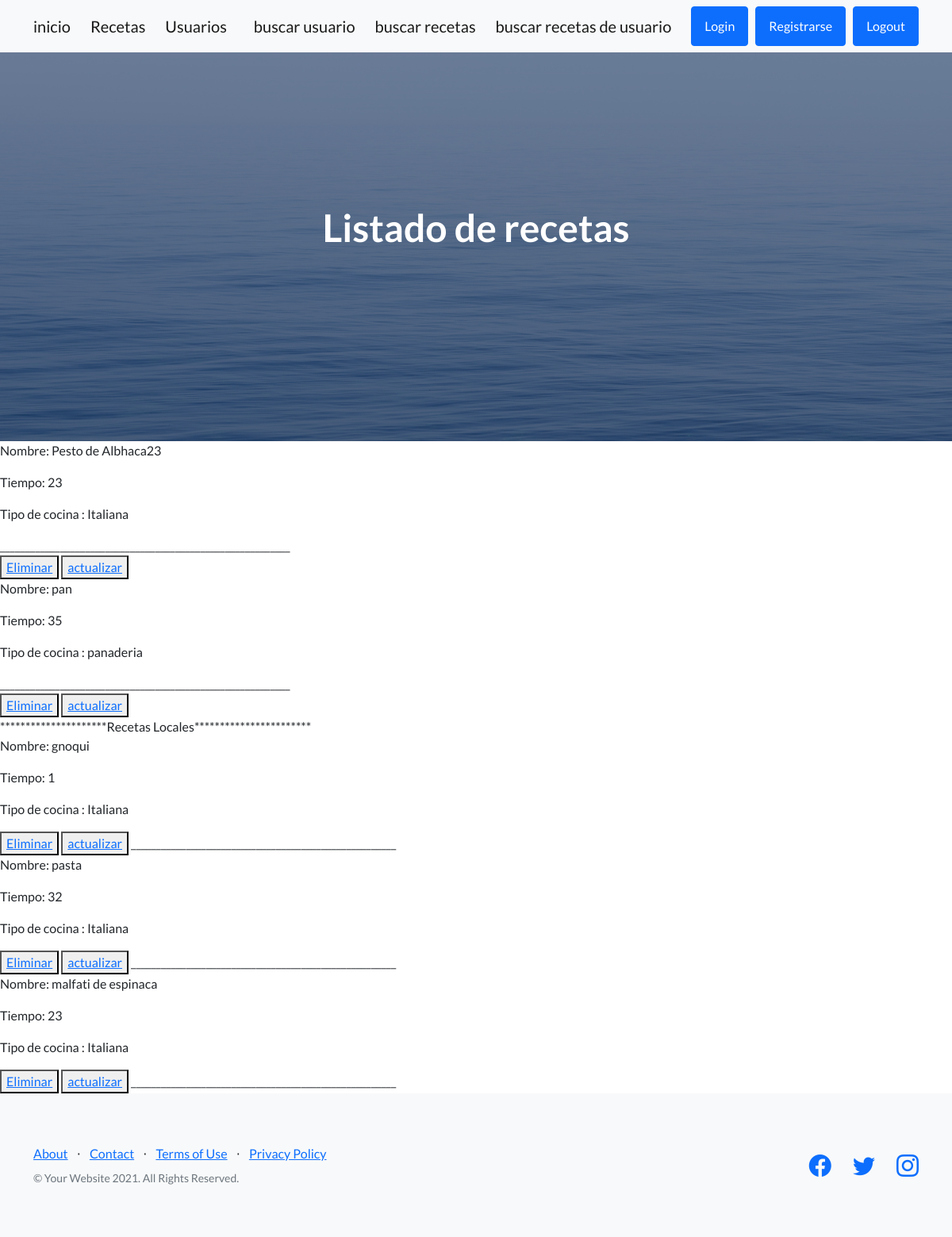
Screenshot of /AppRecetas/recetasMain/ with the database file from the repository.
### AppRecetas/models.py (models this page shows, shortened)
class RecetasUsr(models.Model):
    nom_platosUsr = models.CharField(max_length=20)
    ingredientesUsr = models.CharField(max_length=100)
    recetaUsr = models.CharField(max_length=100)
    tiempoUsr = models.IntegerField()
    dificultadUsr = models.CharField(max_length=10)
    tipoDeCocinaUsr = models.CharField(max_length=20)
    fuenteUsr = models.CharField(max_length=30)
    procedimientoUsr = models.TextField()

class RecetasMain(models.Model):
    nom_platos = models.CharField(max_length=20)
    ingredientes = models.CharField(max_length=100)
    receta = models.CharField(max_length=100)
    tiempo = models.IntegerField()
    dificultad = models.CharField(max_length=10)
    tipoDeCocina = models.CharField(max_length=20)
    fuente = models.CharField(max_length=30)
    procedimiento = models.TextField()

### AppRecetas/views.py (the view)
# urls.py: path("recetasMain/", vista_recetasMain, name= "RecetasMain"),
def vista_recetasMain(request):
  recetasUsr_all = RecetasUsr.objects.all()
  recetasMain_all = RecetasMain.objects.all()
  return render(request,'AppRecetas/recetasMain.html', {"lista_recetasUsr" : recetasUsr_all , "lista_recetasMain": recetasMain_all})

### AppRecetas/templates/AppRecetas/recetasMain.html (shortened to what this page needs)
{% extends "AppRecetas/base.html" %}
{% block  titulo %}
Listado de recetas
{% endblock  %}
{% block complement%}
{% for recetasUsr in  lista_recetasUsr %}
    <p>Nombre: {{recetasUsr.nom_platosUsr}}  </p>
    <p>Tiempo: {{recetasUsr.tiempoUsr}}  </p>
    <p>Tipo de cocina : {{recetasUsr.tipoDeCocinaUsr}}  </p>
__________________________________________________________
<br>
<button>
<a href=" {% url 'eliminarRecetasUsr' recetasUsr.nom_platosUsr %}  ">Eliminar</a>
</button>
<button>
    <a href=" {% url 'updateRecetasUsr' recetasUsr.nom_platosUsr %}  ">actualizar</a>
    </button>
 {%endfor%}
<br>
*********************Recetas  Locales***********************
{% for recetasMain in  lista_recetasMain %}
<br>
    <p>Nombre: {{recetasMain.nom_platos}}  </p>
    <p>Tiempo: {{recetasMain.tiempo}}  </p>
    <p>Tipo de cocina : {{recetasMain.tipoDeCocina}}  </p>
<button>
<a href=" {% url 'eliminarRecetasMain' recetasMain.nom_platos %}  ">Eliminar</a>
</button>
<button>
<a href=" {% url 'updateRecetasMain' recetasMain.nom_platos %}  ">actualizar</a>
</button>
_____________________________________________________
{%endfor%}
{%endblock%}

### rows the page displays
RecetasUsr: nom_platosUsr "Pesto de Albhaca23", tiempoUsr "23", tipoDeCocinaUsr "Italiana"
RecetasUsr: nom_platosUsr "pan", tiempoUsr "35", tipoDeCocinaUsr "panaderia"
RecetasMain: nom_platos "gnoqui", tiempo "1", tipoDeCocina "Italiana"
RecetasMain: nom_platos "pasta", tiempo "32", tipoDeCocina "Italiana"
RecetasMain: nom_platos "malfati de espinaca", tiempo "23", tipoDeCocina "Italiana"
